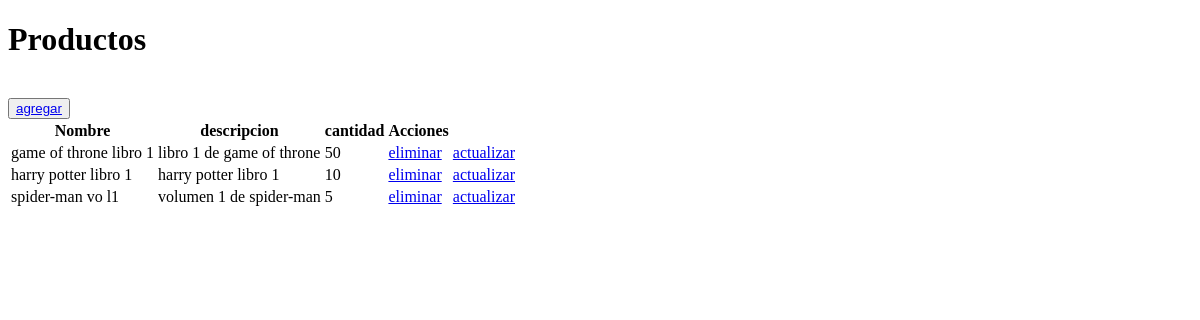
/panelAdmin/, run on an earlier commit of the app's database.
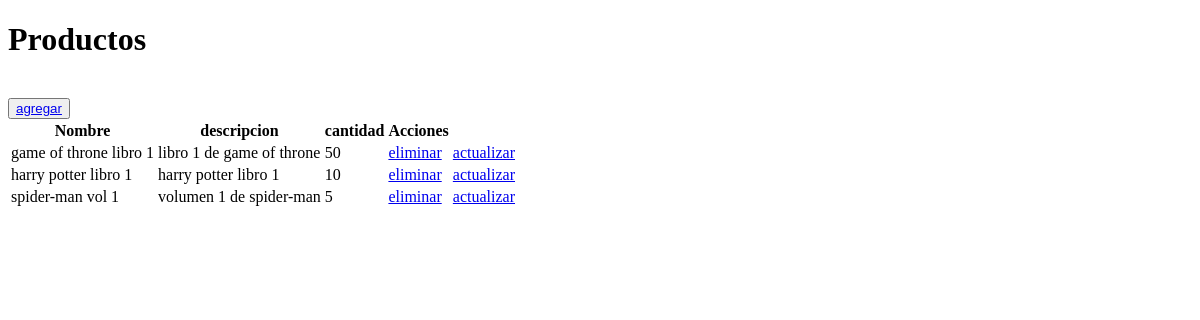
And on a later commit of the database.
### ramazonapp/models.py (models this page shows, shortened)
class Product(models.Model):
    id_product = models.AutoField(primary_key=True,db_column='idProduct')
    nombre = models.CharField(max_length=50,null=False)
    descripcion = models.CharField(max_length=100,null=True)
    cantidad = models.IntegerField(null=False)

### ramazonapp/views.py (the view)
# urls.py: path('panelAdmin/',views.read, name='read'),
def read(request):
    productos = Product.objects.all()
    context = {'productos':productos}
    print("enviando datos")
    return render(request,'panelAdmin.html',context)

### ramazonapp/templates/panelAdmin.html (shortened to what this page needs)
<!DOCTYPE html>
<html lang="en">
<head>
</head>
<body>
    <h1>Productos</h1>
    <br>
    <button type="button">
        <a href="{% url 'create'%}">
            agregar
        </a>
    </button>
    <table>
      <thead>
        <tr>
          <th>Nombre</th>
          <th>descripcion</th>
          <th>cantidad</th>
          <th>Acciones</th>
        </tr>
      </thead>
      <tbody>
          {% for producto in productos %}
          <tr>
            <td>{{ producto.nombre }}</td>
            <td>{{ producto.descripcion }}</td>
            <td>{{ producto.cantidad }}</td>
            <td> <a href="{% url 'delete' pk=producto.id_product%}">eliminar</a></td>
            <td> <a href="{% url 'update' pk=producto.id_product%}">actualizar</a></td>
            <td>
            </td>
          </tr>
          {% endfor %}
      </tbody>
    </table>
  </body>
</html>

What changed in the data, as far as the page shows it:
changed Product "volumen 1 de spider-man": nombre "spider-man vo l1" → "spider-man vol 1"
